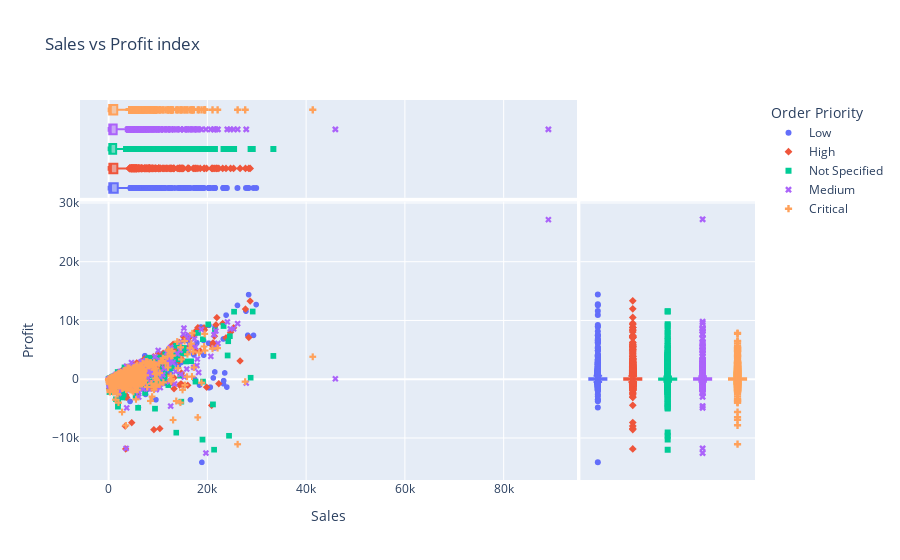

Notebook code for this chart:
### Code cell
fig=px.scatter(
    df,
    x=df.Sales,
    y=df.Profit,
    color="Order Priority",
    title="Sales vs Profit index",
    symbol="Order Priority",
    marginal_x="box",
    marginal_y="box"
)
fig.show()

### Figure 1 — Plotly figure (JSON) as saved in the notebook; plotly's stock layout.template omitted (floating-point values rounded to 4 significant figures; data arrays with more than 128 entries replaced by an {"elided": "..."} marker saying what was removed)
{"data": [{"hovertemplate": "Order Priority=Low<br>Sales=%{x}<br>Profit=%{y}<extra></extra>", "legendgroup": "Low", "marker": {"color": "#636efa", "symbol": "circle"}, "mode": "markers", "name": "Low", "showlegend": true, "type": "scattergl", "x": {"elided": "1720 float values"}, "xaxis": "x", "y": {"elided": "1720 float values"}, "yaxis": "y"}, {"alignmentgroup": "True", "hovertemplate": "Order Priority=Low<br>Sales=%{x}<extra></extra>", "legendgroup": "Low", "marker": {"color": "#636efa", "symbol": "circle"}, "name": "Low", "notched": true, "offsetgroup": "Low", "showlegend": false, "type": "box", "x": {"elided": "1720 float values"}, "xaxis": "x3", "yaxis": "y3"}, {"alignmentgroup": "True", "hovertemplate": "Order Priority=Low<br>Profit=%{y}<extra></extra>", "legendgroup": "Low", "marker": {"color": "#636efa", "symbol": "circle"}, "name": "Low", "notched": true, "offsetgroup": "Low", "showlegend": false, "type": "box", "xaxis": "x2", "y": {"elided": "1720 float values"}, "yaxis": "y2"}, {"hovertemplate": "Order Priority=High<br>Sales=%{x}<br>Profit=%{y}<extra></extra>", "legendgroup": "High", "marker": {"color": "#EF553B", "symbol": "diamond"}, "mode": "markers", "name": "High", "showlegend": true, "type": "scattergl", "x": {"elided": "1768 float values"}, "xaxis": "x", "y": {"elided": "1768 float values"}, "yaxis": "y"}, {"alignmentgroup": "True", "hovertemplate": "Order Priority=High<br>Sales=%{x}<extra></extra>", "legendgroup": "High", "marker": {"color": "#EF553B", "symbol": "diamond"}, "name": "High", "notched": true, "offsetgroup": "High", "showlegend": false, "type": "box", "x": {"elided": "1768 float values"}, "xaxis": "x3", "yaxis": "y3"}, {"alignmentgroup": "True", "hovertemplate": "Order Priority=High<br>Profit=%{y}<extra></extra>", "legendgroup": "High", "marker": {"color": "#EF553B", "symbol": "diamond"}, "name": "High", "notched": true, "offsetgroup": "High", "showlegend": false, "type": "box", "xaxis": "x2", "y": {"elided": "1768 float values"}, "yaxis": "y2"}, {"hovertemplate": "Order Priority=Not Specified<br>Sales=%{x}<br>Profit=%{y}<extra></extra>", "legendgroup": "Not Specified", "marker": {"color": "#00cc96", "symbol": "square"}, "mode": "markers", "name": "Not Specified", "showlegend": true, "type": "scattergl", "x": {"elided": "1672 float values"}, "xaxis": "x", "y": {"elided": "1672 float values"}, "yaxis": "y"}, {"alignmentgroup": "True", "hovertemplate": "Order Priority=Not Specified<br>Sales=%{x}<extra></extra>", "legendgroup": "Not Specified", "marker": {"color": "#00cc96", "symbol": "square"}, "name": "Not Specified", "notched": true, "offsetgroup": "Not Specified", "showlegend": false, "type": "box", "x": {"elided": "1672 float values"}, "xaxis": "x3", "yaxis": "y3"}, {"alignmentgroup": "True", "hovertemplate": "Order Priority=Not Specified<br>Profit=%{y}<extra></extra>", "legendgroup": "Not Specified", "marker": {"color": "#00cc96", "symbol": "square"}, "name": "Not Specified", "notched": true, "offsetgroup": "Not Specified", "showlegend": false, "type": "box", "xaxis": "x2", "y": {"elided": "1672 float values"}, "yaxis": "y2"}, {"hovertemplate": "Order Priority=Medium<br>Sales=%{x}<br>Profit=%{y}<extra></extra>", "legendgroup": "Medium", "marker": {"color": "#ab63fa", "symbol": "x"}, "mode": "markers", "name": "Medium", "showlegend": true, "type": "scattergl", "x": {"elided": "1631 float values"}, "xaxis": "x", "y": {"elided": "1631 float values"}, "yaxis": "y"}, {"alignmentgroup": "True", "hovertemplate": "Order Priority=Medium<br>Sales=%{x}<extra></extra>", "legendgroup": "Medium", "marker": {"color": "#ab63fa", "symbol": "x"}, "name": "Medium", "notched": true, "offsetgroup": "Medium", "showlegend": false, "type": "box", "x": {"elided": "1631 float values"}, "xaxis": "x3", "yaxis": "y3"}, {"alignmentgroup": "True", "hovertemplate": "Order Priority=Medium<br>Profit=%{y}<extra></extra>", "legendgroup": "Medium", "marker": {"color": "#ab63fa", "symbol": "x"}, "name": "Medium", "notched": true, "offsetgroup": "Medium", "showlegend": false, "type": "box", "xaxis": "x2", "y": {"elided": "1631 float values"}, "yaxis": "y2"}, {"hovertemplate": "Order Priority=Critical<br>Sales=%{x}<br>Profit=%{y}<extra></extra>", "legendgroup": "Critical", "marker": {"color": "#FFA15A", "symbol": "cross"}, "mode": "markers", "name": "Critical", "showlegend": true, "type": "scattergl", "x": {"elided": "1608 float values"}, "xaxis": "x", "y": {"elided": "1608 float values"}, "yaxis": "y"}, {"alignmentgroup": "True", "hovertemplate": "Order Priority=Critical<br>Sales=%{x}<extra></extra>", "legendgroup": "Critical", "marker": {"color": "#FFA15A", "symbol": "cross"}, "name": "Critical", "notched": true, "offsetgroup": "Critical", "showlegend": false, "type": "box", "x": {"elided": "1608 float values"}, "xaxis": "x3", "yaxis": "y3"}, {"alignmentgroup": "True", "hovertemplate": "Order Priority=Critical<br>Profit=%{y}<extra></extra>", "legendgroup": "Critical", "marker": {"color": "#FFA15A", "symbol": "cross"}, "name": "Critical", "notched": true, "offsetgroup": "Critical", "showlegend": false, "type": "box", "xaxis": "x2", "y": {"elided": "1608 float values"}, "yaxis": "y2"}], "layout": {"legend": {"title": {"text": "Order Priority"}, "tracegroupgap": 0}, "title": {"text": "Sales vs Profit index"}, "xaxis": {"anchor": "y", "domain": [0, 0.7363], "title": {"text": "Sales"}}, "xaxis2": {"anchor": "y2", "domain": [0.7413, 1], "matches": "x2", "showgrid": false, "showline": false, "showticklabels": false, "ticks": ""}, "xaxis3": {"anchor": "y3", "domain": [0, 0.7363], "matches": "x", "showgrid": true, "showticklabels": false}, "xaxis4": {"anchor": "y4", "domain": [0.7413, 1], "matches": "x2", "showgrid": false, "showline": false, "showticklabels": false, "ticks": ""}, "yaxis": {"anchor": "x", "domain": [0, 0.7326], "title": {"text": "Profit"}}, "yaxis2": {"anchor": "x2", "domain": [0, 0.7326], "matches": "y", "showgrid": true, "showticklabels": false}, "yaxis3": {"anchor": "x3", "domain": [0.7426, 1], "matches": "y3", "showgrid": false, "showline": false, "showticklabels": false, "ticks": ""}, "yaxis4": {"anchor": "x4", "domain": [0.7426, 1], "matches": "y3", "showgrid": true, "showline": false, "showticklabels": false, "ticks": ""}}}
